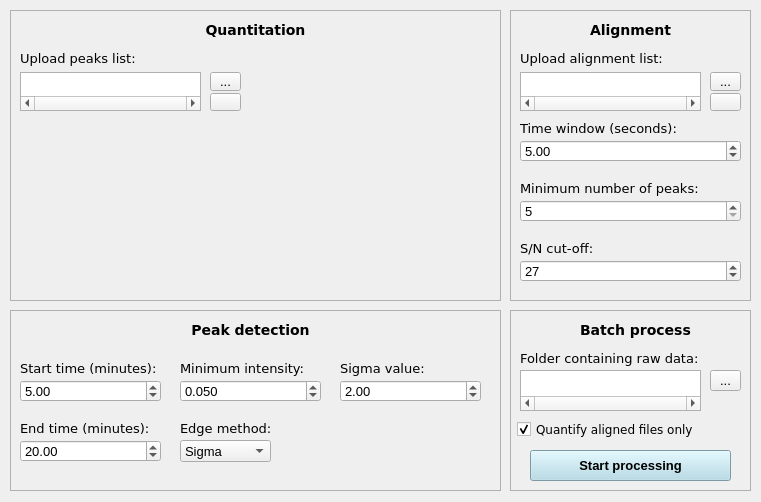
<?xml version="1.0" encoding="UTF-8"?>
<ui version="4.0">
 <class>Form</class>
 <widget class="QWidget" name="Form">
  <property name="geometry">
   <rect>
    <x>0</x>
    <y>0</y>
    <width>761</width>
    <height>502</height>
   </rect>
  </property>
  <property name="windowTitle">
   <string>Form</string>
  </property>
  <property name="styleSheet">
   <string notr="true">* {
    font-family: 'DejaVu Sans';
    font-size: 10pt; 
}

#frame_general {
    border: 1px solid #b0b0b0;
}

#frame_quantitation {
    border: 1px solid #b0b0b0;
}

#frame_alignment {
    border: 1px solid #b0b0b0;
}

#frame_batch_process {
    border: 1px solid #b0b0b0;
}

QListWidget {
    border: 1px solid #b0b0b0;
}</string>
  </property>
  <widget class="QFrame" name="frame_quantitation">
   <property name="geometry">
    <rect>
     <x>10</x>
     <y>10</y>
     <width>491</width>
     <height>291</height>
    </rect>
   </property>
   <property name="frameShape">
    <enum>QFrame::StyledPanel</enum>
   </property>
   <property name="frameShadow">
    <enum>QFrame::Raised</enum>
   </property>
   <property name="lineWidth">
    <number>1</number>
   </property>
   <widget class="QLabel" name="label_quantitation">
    <property name="geometry">
     <rect>
      <x>10</x>
      <y>10</y>
      <width>471</width>
      <height>20</height>
     </rect>
    </property>
    <property name="font">
     <font>
      <family>DejaVu Sans</family>
      <pointsize>11</pointsize>
      <weight>75</weight>
      <bold>true</bold>
     </font>
    </property>
    <property name="styleSheet">
     <string notr="true">font-weight: bold;
font-size: 10.5pt</string>
    </property>
    <property name="text">
     <string>Quantitation</string>
    </property>
    <property name="alignment">
     <set>Qt::AlignCenter</set>
    </property>
   </widget>
   <widget class="QLabel" name="label_peaks_list">
    <property name="geometry">
     <rect>
      <x>10</x>
      <y>40</y>
      <width>211</width>
      <height>16</height>
     </rect>
    </property>
    <property name="font">
     <font>
      <family>DejaVu Sans</family>
      <pointsize>10</pointsize>
     </font>
    </property>
    <property name="text">
     <string>Upload peaks list:</string>
    </property>
   </widget>
   <widget class="QToolButton" name="open_peaks_list">
    <property name="geometry">
     <rect>
      <x>200</x>
      <y>62</y>
      <width>31</width>
      <height>19</height>
     </rect>
    </property>
    <property name="styleSheet">
     <string notr="true"/>
    </property>
    <property name="text">
     <string>...</string>
    </property>
   </widget>
   <widget class="QListWidget" name="path_peaks_list">
    <property name="geometry">
     <rect>
      <x>10</x>
      <y>62</y>
      <width>181</width>
      <height>39</height>
     </rect>
    </property>
    <property name="styleSheet">
     <string notr="true">font-size: 9pt;</string>
    </property>
    <property name="horizontalScrollBarPolicy">
     <enum>Qt::ScrollBarAlwaysOn</enum>
    </property>
    <property name="editTriggers">
     <set>QAbstractItemView::DoubleClicked</set>
    </property>
    <property name="alternatingRowColors">
     <bool>true</bool>
    </property>
   </widget>
   <widget class="QPushButton" name="pushButton_delete_peaks">
    <property name="geometry">
     <rect>
      <x>200</x>
      <y>83</y>
      <width>31</width>
      <height>18</height>
     </rect>
    </property>
    <property name="text">
     <string/>
    </property>
   </widget>
  </widget>
  <widget class="QFrame" name="frame_alignment">
   <property name="geometry">
    <rect>
     <x>510</x>
     <y>10</y>
     <width>241</width>
     <height>291</height>
    </rect>
   </property>
   <property name="frameShape">
    <enum>QFrame::StyledPanel</enum>
   </property>
   <property name="frameShadow">
    <enum>QFrame::Raised</enum>
   </property>
   <widget class="QLabel" name="label_alignment_list">
    <property name="geometry">
     <rect>
      <x>10</x>
      <y>40</y>
      <width>221</width>
      <height>16</height>
     </rect>
    </property>
    <property name="font">
     <font>
      <family>DejaVu Sans</family>
      <pointsize>10</pointsize>
     </font>
    </property>
    <property name="text">
     <string>Upload alignment list:</string>
    </property>
   </widget>
   <widget class="QLabel" name="label_alignment">
    <property name="geometry">
     <rect>
      <x>80</x>
      <y>10</y>
      <width>101</width>
      <height>20</height>
     </rect>
    </property>
    <property name="font">
     <font>
      <family>DejaVu Sans</family>
      <pointsize>11</pointsize>
      <weight>75</weight>
      <bold>true</bold>
     </font>
    </property>
    <property name="styleSheet">
     <string notr="true">font-weight: bold;
font-size: 10.5pt</string>
    </property>
    <property name="text">
     <string>Alignment</string>
    </property>
   </widget>
   <widget class="QToolButton" name="open_alignment_list">
    <property name="geometry">
     <rect>
      <x>200</x>
      <y>62</y>
      <width>31</width>
      <height>19</height>
     </rect>
    </property>
    <property name="sizePolicy">
     <sizepolicy hsizetype="Fixed" vsizetype="Maximum">
      <horstretch>0</horstretch>
      <verstretch>0</verstretch>
     </sizepolicy>
    </property>
    <property name="styleSheet">
     <string notr="true"/>
    </property>
    <property name="text">
     <string>...</string>
    </property>
   </widget>
   <widget class="QListWidget" name="path_alignment_list">
    <property name="geometry">
     <rect>
      <x>10</x>
      <y>62</y>
      <width>181</width>
      <height>39</height>
     </rect>
    </property>
    <property name="styleSheet">
     <string notr="true">font-size: 9pt;</string>
    </property>
    <property name="horizontalScrollBarPolicy">
     <enum>Qt::ScrollBarAlwaysOn</enum>
    </property>
    <property name="editTriggers">
     <set>QAbstractItemView::DoubleClicked</set>
    </property>
    <property name="alternatingRowColors">
     <bool>true</bool>
    </property>
   </widget>
   <widget class="QLabel" name="label_alignment_time_window">
    <property name="geometry">
     <rect>
      <x>10</x>
      <y>110</y>
      <width>201</width>
      <height>16</height>
     </rect>
    </property>
    <property name="font">
     <font>
      <family>DejaVu Sans</family>
      <pointsize>10</pointsize>
     </font>
    </property>
    <property name="text">
     <string>Time window (seconds):</string>
    </property>
   </widget>
   <widget class="QDoubleSpinBox" name="alignment_time_window">
    <property name="geometry">
     <rect>
      <x>10</x>
      <y>130</y>
      <width>221</width>
      <height>22</height>
     </rect>
    </property>
    <property name="value">
     <double>5.000000000000000</double>
    </property>
   </widget>
   <widget class="QSpinBox" name="alignment_min_peaks">
    <property name="geometry">
     <rect>
      <x>10</x>
      <y>190</y>
      <width>221</width>
      <height>22</height>
     </rect>
    </property>
    <property name="minimum">
     <number>5</number>
    </property>
    <property name="value">
     <number>5</number>
    </property>
   </widget>
   <widget class="QLabel" name="label_alignment_sn_cutoff">
    <property name="geometry">
     <rect>
      <x>10</x>
      <y>230</y>
      <width>201</width>
      <height>16</height>
     </rect>
    </property>
    <property name="font">
     <font>
      <family>DejaVu Sans</family>
      <pointsize>10</pointsize>
      <italic>false</italic>
     </font>
    </property>
    <property name="text">
     <string>S/N cut-off:</string>
    </property>
   </widget>
   <widget class="QLabel" name="label_alignment_min_peak">
    <property name="geometry">
     <rect>
      <x>10</x>
      <y>170</y>
      <width>211</width>
      <height>16</height>
     </rect>
    </property>
    <property name="font">
     <font>
      <family>DejaVu Sans</family>
      <pointsize>10</pointsize>
      <italic>false</italic>
     </font>
    </property>
    <property name="text">
     <string>Minimum number of peaks:</string>
    </property>
   </widget>
   <widget class="QSpinBox" name="alignment_sn_cutoff">
    <property name="geometry">
     <rect>
      <x>10</x>
      <y>250</y>
      <width>221</width>
      <height>22</height>
     </rect>
    </property>
    <property name="minimum">
     <number>0</number>
    </property>
    <property name="maximum">
     <number>9999</number>
    </property>
    <property name="value">
     <number>27</number>
    </property>
   </widget>
   <widget class="QPushButton" name="pushButton_delete_alignment">
    <property name="geometry">
     <rect>
      <x>200</x>
      <y>83</y>
      <width>31</width>
      <height>18</height>
     </rect>
    </property>
    <property name="text">
     <string/>
    </property>
   </widget>
  </widget>
  <widget class="QFrame" name="frame_batch_process">
   <property name="geometry">
    <rect>
     <x>510</x>
     <y>310</y>
     <width>241</width>
     <height>181</height>
    </rect>
   </property>
   <property name="frameShape">
    <enum>QFrame::StyledPanel</enum>
   </property>
   <property name="frameShadow">
    <enum>QFrame::Raised</enum>
   </property>
   <widget class="QLabel" name="label_mzxml">
    <property name="geometry">
     <rect>
      <x>10</x>
      <y>40</y>
      <width>211</width>
      <height>16</height>
     </rect>
    </property>
    <property name="font">
     <font>
      <family>DejaVu Sans</family>
      <pointsize>10</pointsize>
     </font>
    </property>
    <property name="text">
     <string>Folder containing raw data:</string>
    </property>
   </widget>
   <widget class="QListWidget" name="path_mzxml">
    <property name="geometry">
     <rect>
      <x>10</x>
      <y>60</y>
      <width>181</width>
      <height>41</height>
     </rect>
    </property>
    <property name="styleSheet">
     <string notr="true">font-size: 9pt;</string>
    </property>
    <property name="horizontalScrollBarPolicy">
     <enum>Qt::ScrollBarAlwaysOn</enum>
    </property>
    <property name="editTriggers">
     <set>QAbstractItemView::DoubleClicked</set>
    </property>
    <property name="alternatingRowColors">
     <bool>true</bool>
    </property>
   </widget>
   <widget class="QToolButton" name="open_mzxml_path">
    <property name="geometry">
     <rect>
      <x>200</x>
      <y>60</y>
      <width>31</width>
      <height>21</height>
     </rect>
    </property>
    <property name="styleSheet">
     <string notr="true"/>
    </property>
    <property name="text">
     <string>...</string>
    </property>
   </widget>
   <widget class="QPushButton" name="pushButton_start_processing">
    <property name="geometry">
     <rect>
      <x>20</x>
      <y>140</y>
      <width>201</width>
      <height>31</height>
     </rect>
    </property>
    <property name="styleSheet">
     <string notr="true">background-color: lightblue;
color: black;
font-size: 10pt;
font-weight: bold;</string>
    </property>
    <property name="text">
     <string>Start processing</string>
    </property>
   </widget>
   <widget class="QCheckBox" name="quantify_aligned">
    <property name="geometry">
     <rect>
      <x>7</x>
      <y>110</y>
      <width>231</width>
      <height>18</height>
     </rect>
    </property>
    <property name="font">
     <font>
      <family>DejaVu Sans</family>
      <pointsize>9</pointsize>
     </font>
    </property>
    <property name="styleSheet">
     <string notr="true">font-size: 9pt</string>
    </property>
    <property name="text">
     <string>Quantify aligned files only</string>
    </property>
    <property name="checked">
     <bool>true</bool>
    </property>
   </widget>
   <widget class="QLabel" name="label_batch_process">
    <property name="geometry">
     <rect>
      <x>70</x>
      <y>10</y>
      <width>121</width>
      <height>20</height>
     </rect>
    </property>
    <property name="font">
     <font>
      <family>DejaVu Sans</family>
      <pointsize>11</pointsize>
      <weight>75</weight>
      <bold>true</bold>
     </font>
    </property>
    <property name="styleSheet">
     <string notr="true">font-weight: bold;
font-size: 10.5pt</string>
    </property>
    <property name="text">
     <string>Batch process</string>
    </property>
   </widget>
  </widget>
  <widget class="QFrame" name="frame_general">
   <property name="geometry">
    <rect>
     <x>10</x>
     <y>310</y>
     <width>491</width>
     <height>181</height>
    </rect>
   </property>
   <property name="frameShape">
    <enum>QFrame::StyledPanel</enum>
   </property>
   <property name="frameShadow">
    <enum>QFrame::Raised</enum>
   </property>
   <property name="lineWidth">
    <number>1</number>
   </property>
   <widget class="QLabel" name="label_general">
    <property name="geometry">
     <rect>
      <x>70</x>
      <y>10</y>
      <width>341</width>
      <height>20</height>
     </rect>
    </property>
    <property name="font">
     <font>
      <family>DejaVu Sans</family>
      <pointsize>11</pointsize>
      <weight>75</weight>
      <bold>true</bold>
     </font>
    </property>
    <property name="styleSheet">
     <string notr="true">font-weight: bold;
font-size: 10.5pt</string>
    </property>
    <property name="text">
     <string>Peak detection</string>
    </property>
    <property name="alignment">
     <set>Qt::AlignCenter</set>
    </property>
   </widget>
   <widget class="QDoubleSpinBox" name="start_time">
    <property name="geometry">
     <rect>
      <x>10</x>
      <y>70</y>
      <width>141</width>
      <height>22</height>
     </rect>
    </property>
    <property name="value">
     <double>5.000000000000000</double>
    </property>
   </widget>
   <widget class="QLabel" name="label_start_time">
    <property name="geometry">
     <rect>
      <x>10</x>
      <y>50</y>
      <width>151</width>
      <height>16</height>
     </rect>
    </property>
    <property name="font">
     <font>
      <family>DejaVu Sans</family>
      <pointsize>10</pointsize>
     </font>
    </property>
    <property name="text">
     <string>Start time (minutes):</string>
    </property>
   </widget>
   <widget class="QLabel" name="label_end_time">
    <property name="geometry">
     <rect>
      <x>10</x>
      <y>110</y>
      <width>151</width>
      <height>16</height>
     </rect>
    </property>
    <property name="font">
     <font>
      <family>DejaVu Sans</family>
      <pointsize>10</pointsize>
     </font>
    </property>
    <property name="text">
     <string>End time (minutes):</string>
    </property>
   </widget>
   <widget class="QDoubleSpinBox" name="end_time">
    <property name="geometry">
     <rect>
      <x>10</x>
      <y>130</y>
      <width>141</width>
      <height>22</height>
     </rect>
    </property>
    <property name="maximum">
     <double>1000.000000000000000</double>
    </property>
    <property name="value">
     <double>20.000000000000000</double>
    </property>
   </widget>
   <widget class="QDoubleSpinBox" name="min_intensity">
    <property name="geometry">
     <rect>
      <x>170</x>
      <y>70</y>
      <width>141</width>
      <height>22</height>
     </rect>
    </property>
    <property name="decimals">
     <number>3</number>
    </property>
    <property name="maximum">
     <double>1.000000000000000</double>
    </property>
    <property name="singleStep">
     <double>0.010000000000000</double>
    </property>
    <property name="value">
     <double>0.050000000000000</double>
    </property>
   </widget>
   <widget class="QLabel" name="label_min_intensity">
    <property name="geometry">
     <rect>
      <x>170</x>
      <y>50</y>
      <width>141</width>
      <height>16</height>
     </rect>
    </property>
    <property name="font">
     <font>
      <family>DejaVu Sans</family>
      <pointsize>10</pointsize>
     </font>
    </property>
    <property name="text">
     <string>Minimum intensity:</string>
    </property>
   </widget>
   <widget class="QDoubleSpinBox" name="sigma">
    <property name="geometry">
     <rect>
      <x>330</x>
      <y>70</y>
      <width>141</width>
      <height>22</height>
     </rect>
    </property>
    <property name="singleStep">
     <double>0.500000000000000</double>
    </property>
    <property name="value">
     <double>2.000000000000000</double>
    </property>
   </widget>
   <widget class="QLabel" name="label_sigma">
    <property name="geometry">
     <rect>
      <x>330</x>
      <y>50</y>
      <width>131</width>
      <height>16</height>
     </rect>
    </property>
    <property name="font">
     <font>
      <family>DejaVu Sans</family>
      <pointsize>10</pointsize>
     </font>
    </property>
    <property name="text">
     <string>Sigma value:</string>
    </property>
   </widget>
   <widget class="QComboBox" name="comboBox_edge">
    <property name="geometry">
     <rect>
      <x>170</x>
      <y>130</y>
      <width>91</width>
      <height>22</height>
     </rect>
    </property>
    <item>
     <property name="text">
      <string>Sigma</string>
     </property>
    </item>
    <item>
     <property name="text">
      <string>FWHM</string>
     </property>
    </item>
   </widget>
   <widget class="QLabel" name="label_end_time_2">
    <property name="geometry">
     <rect>
      <x>170</x>
      <y>110</y>
      <width>131</width>
      <height>16</height>
     </rect>
    </property>
    <property name="font">
     <font>
      <family>DejaVu Sans</family>
      <pointsize>10</pointsize>
     </font>
    </property>
    <property name="text">
     <string>Edge method:</string>
    </property>
   </widget>
  </widget>
 </widget>
 <resources/>
 <connections/>
</ui>
